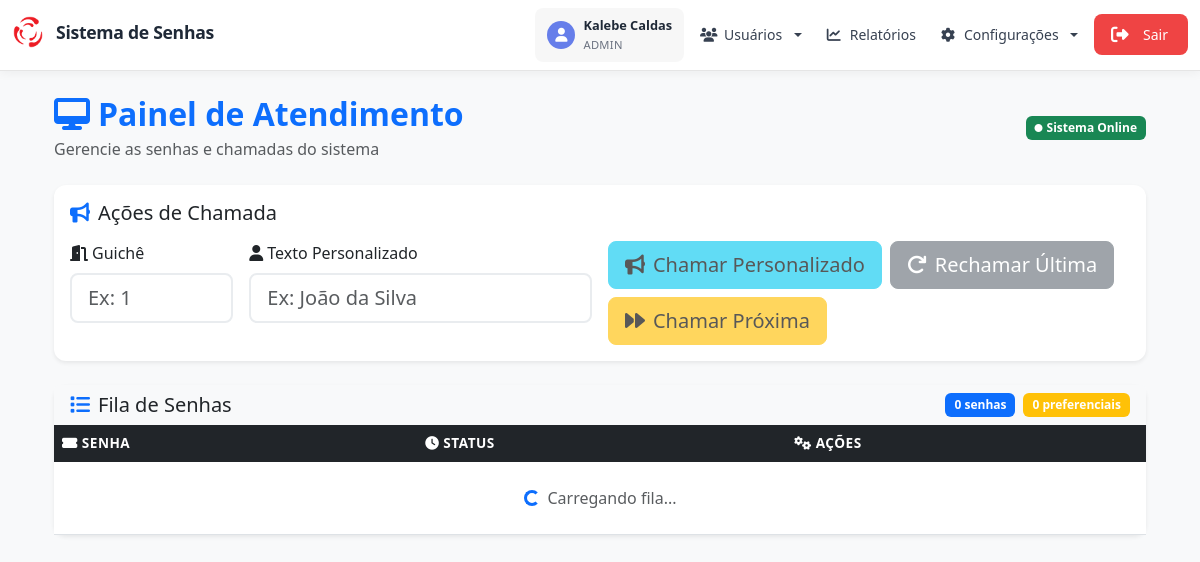
The app's page /painel (signed in) with its own data.
### app/models.py (models this page shows, shortened)
class ConfiguracaoSistema(db.Model):
    id                = db.Column(db.Integer, primary_key=True)
    cor_fundo         = db.Column(db.String(7), default="#000000")
    cor_texto         = db.Column(db.String(7), default="#FFFFFF")
    cor_rodape        = db.Column(db.String(7), default="#000000")
    logo_path         = db.Column(db.String(255), default="img/logo.png")
    video_path        = db.Column(db.String(255), default="videos/fundo.mp4")
    contorno_senha    = db.Column(db.String(20), default="#000000")
    linha_senha       = db.Column(db.String(20), default="red")
    fundo_senha       = db.Column(db.String(50), default="rgba(255, 255, 255, 0.03)")
    destaque_senha    = db.Column(db.String(20), default="red")
    cor_bemvindo      = db.Column(db.String(20), default="white")
    frase_bemvindo    = db.Column(db.String(100), default="BEM-VINDO AO IAAM")
    cor_hora          = db.Column(db.String(20), default="white")
    voz_azure         = db.Column(db.String(100), default="pt-BR-FranciscaNeural")
    tipo_prioridade     = db.Column(db.String(20), default='intercalamento')  # intercalamento, peso ou alternancia
    intercalamento_valor = db.Column(db.Integer, default=2)
    peso_normal         = db.Column(db.Integer, default=1)
    peso_preferencial   = db.Column(db.Integer, default=3)
    tolerancia_minutos  = db.Column(db.Integer, default=5)

class Usuario(UserMixin, db.Model):
    id     = db.Column(db.Integer, primary_key=True)
    nome   = db.Column(db.String(150), nullable=False)
    email  = db.Column(db.String(150), unique=True, nullable=False)
    senha  = db.Column(db.String(150), nullable=False)
    tipo   = db.Column(db.Enum(Papel), default=Papel.USUARIO, nullable=False)

### app/routes.py (the view)
@bp.route('/painel')
@login_required
@role_required('admin', 'usuario')
def painel():
    from datetime import datetime
    guiche = session.get('guiche', '')
    ultima_chamada = Senha.query.filter_by(chamado_por=current_user.id) \
        .order_by(Senha.chamado_em.desc()).first()
    fila = Senha.query.order_by(
        Senha.chamado.asc(),
        Senha.chamado_em.desc().nullslast(),
        Senha.id.asc()
    ).limit(15).all()
    config = ConfiguracaoSistema.query.first()
    return render_template(
        'painel.html',
        usuario=current_user,
        fila=fila,
        config=config,
        guiche=guiche,
        ultima_chamada=ultima_chamada
    )

### app/auth_utils.py (called while the page is built)
def role_required(*roles):
    def decorator(func):
        @wraps(func)
        def wrapper(*args, **kwargs):
            if not current_user.is_authenticated or current_user.tipo not in roles:
                abort(403)
            return func(*args, **kwargs)
        return wrapper
    return decorator

### app/models.py (called while the page is built)
@login_manager.user_loader
def load_user(user_id):
    return Usuario.query.get(int(user_id))

### app/templates/painel.html (shortened to what this page needs)
{% extends "base.html" %}
{% block content %}
<div class="container-fluid">
  <div id="painel-root" data-usuario-id="{{ usuario.id }}">
    <div class="d-flex justify-content-between align-items-center mb-4">
      <div>
        <h2 class="mb-1 fw-bold text-primary">
          <i class="fas fa-desktop me-2"></i>Painel de Atendimento
        </h2>
        <p class="text-muted mb-0">Gerencie as senhas e chamadas do sistema</p>
      </div>
      <div class="d-flex align-items-center gap-2">
        <div class="badge bg-success d-flex align-items-center gap-1">
          <i class="fas fa-circle" style="font-size: 8px;"></i>
          <span>Sistema Online</span>
        </div>
      </div>
    </div>
    <div class="card shadow-sm border-0 mb-4">
      <div class="card-body">
        <h5 class="card-title mb-3">
          <i class="fas fa-bullhorn me-2 text-primary"></i>Ações de Chamada
        </h5>
        <form id="painel-form">
          <div class="row g-3">
            <div class="col-md-2">
              <label for="guiche" class="form-label fw-medium">
                <i class="fas fa-door-open me-1"></i>Guichê
              </label>
              <input
                type="number"
                id="guiche"
                name="guiche"
                class="form-control form-control-lg"
                placeholder="Ex: 1"
                min="1"
              >
            </div>
            <div class="col-md-4">
              <label for="texto_personalizado" class="form-label fw-medium">
                <i class="fas fa-user me-1"></i>Texto Personalizado
              </label>
              <input
                type="text"
                id="texto_personalizado"
                name="texto_personalizado"
                class="form-control form-control-lg"
                placeholder="Ex: João da Silva"
              >
            </div>
            <div class="col-md-6 d-flex align-items-end gap-2 flex-wrap">
              <button
                type="button"
                class="btn btn-info btn-lg d-flex align-items-center gap-2"
                id="btn-personalizada"
                disabled
              >
                <i class="fas fa-bullhorn"></i>
                <span>Chamar Personalizado</span>
              </button>
              <button
                type="button"
                class="btn btn-secondary btn-lg d-flex align-items-center gap-2"
                id="btn-ultima"
                disabled
              >
                <i class="fas fa-redo"></i>
                <span>Rechamar Última</span>
              </button>
              <button
                type="button"
                class="btn btn-warning btn-lg d-flex align-items-center gap-2"
                id="btn-proxima"
                disabled
              >
                <i class="fas fa-forward"></i>
                <span>Chamar Próxima</span>
              </button>
            </div>
          </div>
        </form>
      </div>
    </div>
    <div class="card shadow-sm border-0">
      <div class="card-header bg-light border-0">
        <div class="d-flex justify-content-between align-items-center">
          <h5 class="card-title mb-0">
            <i class="fas fa-list me-2 text-primary"></i>Fila de Senhas
          </h5>
          <div class="d-flex align-items-center gap-2">
            <span class="badge bg-primary" id="total-senhas">0 senhas</span>
            <span class="badge bg-warning" id="senhas-preferenciais">0 preferenciais</span>
          </div>
        </div>
      </div>
      <div class="card-body p-0">
        <div class="table-responsive" style="max-height: 450px; overflow-y: auto;">
          <table class="table table-hover mb-0">
            <thead class="table-dark sticky-top">
              <tr>
                <th class="border-0">
                  <i class="fas fa-ticket-alt me-1"></i>Senha
                </th>
                <th class="border-0">
                  <i class="fas fa-clock me-1"></i>Status
                </th>
                <th class="border-0">
                  <i class="fas fa-cogs me-1"></i>Ações
                </th>
              </tr>
            </thead>
            <tbody id="fila-corpo">
              <tr id="loading-row" class="text-center">
                <td colspan="3" class="py-4">
                  <div class="d-flex align-items-center justify-content-center gap-2">
                    <div class="spinner-border spinner-border-sm text-primary" role="status"></div>
                    <span class="text-muted">Carregando fila...</span>
                  </div>
                </td>
              </tr>
            </tbody>
          </table>
        </div>
      </div>
    </div>
  </div>
</div>
{% endblock %}

### app/templates/partials/navbar.html (shortened to what this page needs)
<nav class="navbar navbar-expand-lg navbar-modern">
  <div class="container-fluid">
    <div class="navbar-brand-container">
      {% if current_user.tipo.value == 'admin' %}
      <form action="{{ url_for('main.painel') }}" method="GET" class="brand-form">
        <button type="submit" class="brand-button">
          <div class="brand-content">
            <img src="{{ url_for('static', filename=config.logo_path) }}" alt="Logo" class="brand-logo">
            <span class="brand-text">Sistema de Senhas</span>
          </div>
        </button>
      </form>
      {% endif %}
    </div>
    <div class="collapse navbar-collapse justify-content-end" id="navbarNav">
      <ul class="navbar-nav align-items-center">
        <li class="nav-item">
          <div class="user-profile">
            <div class="user-avatar">
              <i class="fas fa-user"></i>
            </div>
            <div class="user-info">
              <span class="user-name">{{ current_user.nome }}</span>
              <span class="user-role">{{ 'Admin' if current_user.tipo.value == 'admin' else 'Usuário' }}</span>
            </div>
          </div>
        </li>
        {% if current_user.tipo.value == 'admin' %}
        <li class="nav-item dropdown">
          <a class="nav-link dropdown-toggle"
             href="#" id="dropdownUsuarios" role="button" data-bs-toggle="dropdown" aria-expanded="false">
            <i class="fas fa-users"></i>
            <span>Usuários</span>
          </a>
        </li>
        <li class="nav-item">
          <a class="nav-link" href="{{ url_for('main.relatorios') }}">
            <i class="fas fa-chart-line"></i>
            <span>Relatórios</span>
          </a>
        </li>
        <li class="nav-item dropdown">
          <a class="nav-link dropdown-toggle"
             href="#" id="dropdownEditar" role="button" data-bs-toggle="dropdown" aria-expanded="false">
            <i class="fas fa-cog"></i>
            <span>Configurações</span>
          </a>
        </li>
        {% endif %}
        <li class="nav-item">
          <a class="nav-link logout-button" href="{{ url_for('main.logout') }}">
            <i class="fas fa-sign-out-alt"></i>
            <span>Sair</span>
          </a>
        </li>
      </ul>
    </div>
  </div>
</nav>

### app/templates/partials/navbar.html (style rules this page uses)
.navbar-modern { background: rgba(255, 255, 255, 0.95); backdrop-filter: blur(10px); border-bottom: 1px solid rgba(0, 0, 0, 0.1); box-shadow: 0 2px 10px rgba(0, 0, 0, 0.05); padding: 0.5rem 0; position: sticky; top: 0; z-index: 1030; }
.navbar-brand-container { display: flex; align-items: center; }
.brand-form { margin: 0; padding: 0; }
.brand-button { background: none; border: none; padding: 0; text-decoration: none; color: inherit; transition: all 0.2s ease; }
.brand-content { display: flex; align-items: center; gap: 0.75rem; }
.brand-logo { width: 32px; height: 32px; object-fit: contain; border-radius: 6px; transition: all 0.2s ease; }
.brand-text { font-size: 1.1rem; font-weight: 600; color: #1f2937; letter-spacing: -0.3px; }
.user-profile { display: flex; align-items: center; gap: 0.5rem; padding: 0.5rem 0.75rem; background: rgba(0, 0, 0, 0.03); border-radius: 8px; transition: all 0.2s ease; }
.user-avatar { width: 28px; height: 28px; display: flex; align-items: center; justify-content: center; background: #667eea; border-radius: 50%; color: white; font-size: 0.875rem; }
.user-info { display: flex; flex-direction: column; gap: 0.125rem; }
.user-name { font-size: 0.8rem; font-weight: 600; color: #1f2937; }
.user-role { font-size: 0.7rem; color: #6b7280; text-transform: uppercase; letter-spacing: 0.3px; }
.navbar-nav { gap: 0.5rem; align-items: center; }
.nav-link { display: flex; align-items: center; justify-content: center; gap: 0.5rem; padding: 0.625rem 1rem; color: #374151; text-decoration: none; border-radius: 8px; transition: all 0.2s ease; font-size: 0.875rem; font-weight: 500; min-height: 40px; text-align: center; background: transparent; }
.nav-link i { font-size: 0.875rem; width: 16px; text-align: center; }
.logout-button { background: #ef4444; color: #fff; outline: none; box-shadow: none; border: none; border-radius: 8px; padding: 0.625rem 1.25rem; font-weight: 500; display: flex; align-items: center; justify-content: center; gap: 0.5rem; min-height: 40px; text-align: center; transition: background 0.2s, color 0.2s, transform 0.2s; }
.logout-button i { color: #fff; font-size: 1.1rem; margin-right: 0.5rem; margin-left: -0.2rem; }
.navbar-nav .nav-link:not(.logout-button) { background: transparent !important; color: #374151 !important; outline: none !important; box-shadow: none !important; transition: background 0.2s, color 0.2s, transform 0.2s !important; cursor: default !important; }
.logout-button, .navbar-nav .nav-link.logout-button { background: #ef4444 !important; color: #fff !important; outline: none !important; box-shadow: none !important; border: none !important; border-radius: 8px !important; padding: 0.625rem 1.25rem !important; font-weight: 500 !important; display: flex !important; align-items: center !important; justify-content: center !important; gap: 0.5rem !important; min-height: 40px !important; text-align: center !important; transition: background 0.2s, color 0.2s, transform 0.2s !important; }
.logout-button i, .navbar-nav .nav-link.logout-button i { color: #fff !important; font-size: 1.1rem !important; margin-right: 0.5rem !important; margin-left: -0.2rem !important; }

### app/templates/painel.html (style rules this page uses)
.card { border-radius: 12px; transition: all 0.2s ease; }
.form-control { border-radius: 8px; border: 2px solid #e9ecef; transition: all 0.2s ease; }
.btn { border-radius: 8px; font-weight: 500; transition: all 0.2s ease; }
.btn:disabled { transform: none; box-shadow: none; }
.table th { font-weight: 600; text-transform: uppercase; font-size: 0.85rem; letter-spacing: 0.5px; }
.table tbody tr { transition: all 0.2s ease; }
.badge { font-size: 0.75rem; padding: 0.5em 0.75em; border-radius: 6px; }
.spinner-border { width: 1rem; height: 1rem; }

### records on screen
ConfiguracaoSistema: logo_path (picture)
Usuario: nome "Kalebe Caldas", tipo "ADMIN"
